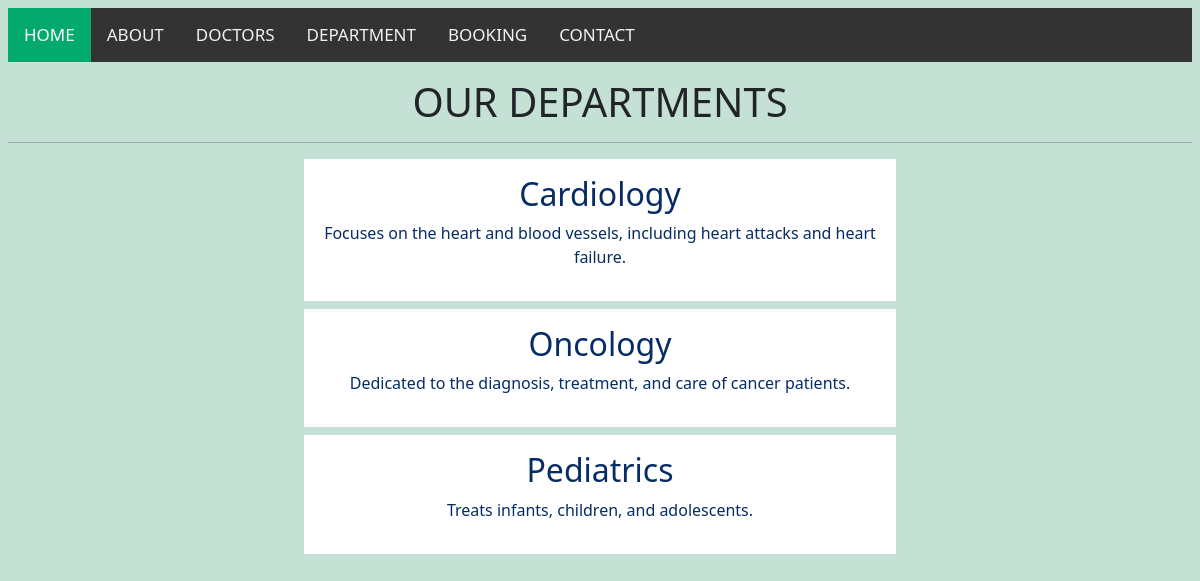
Screenshot of /department with the database file from the repository.
### members/models.py (models this page shows, shortened)
class Department(models.Model):
    dep_name=models.CharField(max_length=255)
    dep_description=models.TextField()

### members/views.py (the view)
# urls.py: path('department',views.department,name='dept'),
def department(request):
    dept={
        'd':Department.objects.all()
    }
    return render(request,"department.html",dept)

### members/templates/department.html (shortened to what this page needs)
{% extends 'base.html' %}
{% block content %}
<h1 class="text-center my-3">OUR DEPARTMENTS</h1>
<hr>
{% for x in d %}
<div class="mx-auto text-center p-3 w-50  mb-2 bg-white text-primary-emphasis" style="grid-row: 2">
    <h2>{{ x.dep_name }}</h2>
    <p>{{ x.dep_description }}</p>
</div>
{% endfor %}
{% endblock %}

### static/css/style.css (style rules this page uses)
body { margin: 0; font-family: Arial, Helvetica, sans-serif; }

### rows the page displays
Department: dep_name "Cardiology", dep_description "Focuses on the heart and blood vessels, including heart attacks and heart failure."
Department: dep_name "Oncology", dep_description "Dedicated to the diagnosis, treatment, and care of cancer patients."
Department: dep_name "Pediatrics", dep_description "Treats infants, children, and adolescents."
